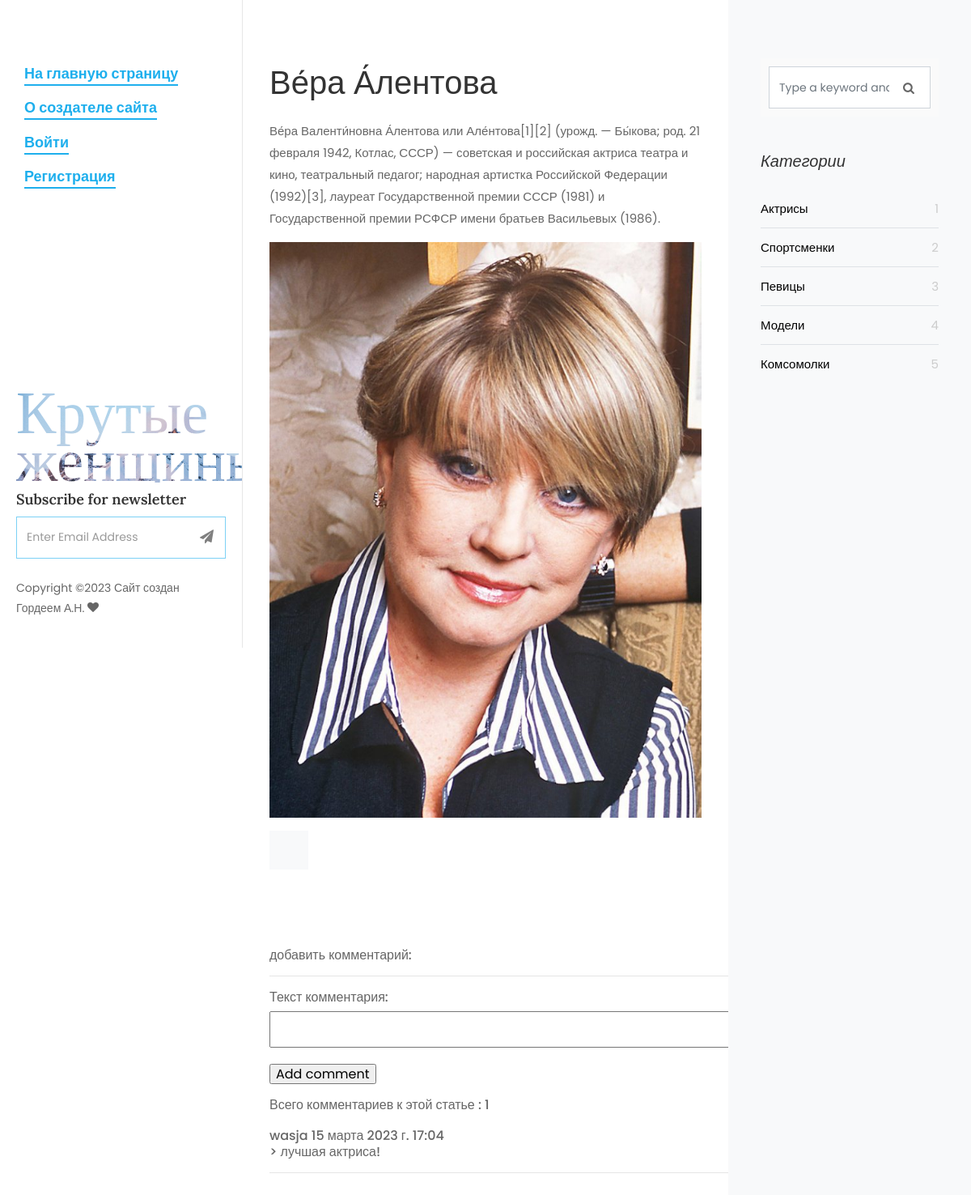
/post/vera-alentova/, run on the app's committed database.
### women/models.py (models this page shows, shortened)
class Women(models.Model):
    objects = None
    title = models.CharField(max_length=255, verbose_name='Заголовок')
    content = models.TextField(blank=True)
    photo = models.ImageField(upload_to="photos/%Y/%m/%d/")
    time_create = models.DateTimeField(auto_now_add=True)
    slug = models.SlugField(max_length=250, unique= True, db_index= True, verbose_name= "URL")
    time_update = models.DateTimeField(auto_now=True)
    is_published = models.BooleanField(default=True)
    cat = models.ForeignKey('Category', on_delete=models.PROTECT, )
    class Meta:
        verbose_name_plural = 'Известные женщины'
        ordering = ('cat', 'title')

class Comments(models.Model):
    article = models.ForeignKey(Women, on_delete=models.CASCADE, verbose_name='Статья', blank=True, null=True,
                                related_name='comments_articles')
    author = models.ForeignKey(User, on_delete=models.CASCADE, verbose_name='Автор комментария', blank=True, null=True)
    create_date = models.DateTimeField(auto_now=True)
    text = models.TextField(verbose_name='Текст комментария')
    status = models.BooleanField(verbose_name='Видимость статьи', default=False)

class Category(models.Model):
    name = models.CharField(max_length=100, db_index=True)
    slug = models.SlugField(max_length=250, unique=True, db_index=True, verbose_name='URL')
    class Meta:
        verbose_name_plural = 'Категории'
    def get_absolute_url(self):
        return reverse('category', kwargs={'cat_slug': self.slug})

### women/views.py (the view, shortened to what this page needs)
# urls.py: path('post/<slug:post_slug>/', ShowPost.as_view(), name='post'),
class ShowPost(DataMixin, FormMixin, DetailView):
    model = Women
    template_name = 'women/single.html'
    slug_url_kwarg = 'post_slug'
    context_object_name = 'post'
    form_class = CommentForm
    def post(self, request, *args, **kwargs):
        form = self.get_form()
        if form.is_valid():
            return self.form_valid(form)
        else:
            return self.form_invalid(form)
    def get_context_data(self, *, object_list=None, **kwargs):
        context = super().get_context_data(**kwargs)
        context['menu'] = menu
        context['cats'] = Category.objects.all()
        return context

### women/forms.py
class CommentForm(forms.ModelForm):
    class Meta:
        model = Comments
        fields = ('text',)
    def __init__(self,*args,**kwargs):
        super().__init__(*args,**kwargs)
        for field in self.fields:
            self.fields[field].widget.attrs['class'] = 'form-control'
        self.fields['text'].widget = Textarea(attrs={'rows':2})

### women/templates/women/single.html (shortened to what this page needs)
{% load static %}
<!DOCTYPE html>
<html lang="en">
  <head>
    <link rel="stylesheet" href="{% static 'css/open-iconic-bootstrap.min.css' %}">
    <link rel="stylesheet" href="{% static 'css/animate.css' %}">
    <link rel="stylesheet" href="{% static 'css/owl.carousel.min.css' %}">
    <link rel="stylesheet" href="{% static 'css/owl.theme.default.min.css' %}">
    <link rel="stylesheet" href="{% static 'css/magnific-popup.css' %}">
    <link rel="stylesheet" href="{% static 'css/aos.css' %}">
    <link rel="stylesheet" href="{% static 'css/ionicons.min.css' %}">
    <link rel="stylesheet" href="{% static 'css/bootstrap-datepicker.css' %}">
    <link rel="stylesheet" href="{% static 'css/jquery.timepicker.css' %}">
    <link rel="stylesheet" href="{%  static 'css/flaticon.css' %}">
    <link rel="stylesheet" href="{% static 'css/icomoon.css' %}">
    <link rel="stylesheet" href="{% static 'css/style.css' %}">
  </head>
  <body>
	{% include 'women/side-header.html' %}
		<div id="colorlib-main">
			<section class="ftco-section ftco-no-pt ftco-no-pb">
	    	<div class="container">
	    		<div class="row d-flex">
	    			<div class="col-lg-8 px-md-5 py-5">
	    				<div class="row pt-md-4">
	    					<h1 class="mb-3">{{  post.title }} </h1>
		            <p>{{ post.content }}</p>
		            <p>
		              <img src="{{ post.photo.url }}" alt="" class="img-fluid">
		            </p>
		            <div class="about-author d-flex p-4 bg-light">
		            </div>
		            <div class="pt-5 mt-5">
		              <h6 class="mb-3">
						  <p>
							  добавить комментарий:
						  <hr>
						  <form action="."  method="post">
						  		{{ form.as_p }}
							  <p><input type="submit" value="Add comment"></p>
							  Всего комментариев к  этой статье : {{ post.comments_articles.all.count }}
							  {% for item in  post.comments_articles.all %}
							  <ul class="comment-list" >
								  <br>{{ item.author }} {{ item.create_date }}
							  <li   class="comment">> {{ item.text }} </li>
							  </ul>
							  <br>
							  <hr>
							  {% endfor %}
						  </form>
					  </h6>
		            </div>
			    		</div>
			    	</div>
	    			<div class="col-lg-4 sidebar ftco-animate bg-light pt-5">
	            <div class="sidebar-box pt-md-4">
	              <form action="#" class="search-form">
	                <div class="form-group">
	                  <span class="icon icon-search"></span>
	                  <input type="text" class="form-control" placeholder="Type a keyword and hit enter">
	                </div>
	              </form>
	            </div>
	            <div class="sidebar-box ftco-animate">
					<h3 class="sidebar-heading">Категории </h3>
	              <ul class="categories">
					{% for cat in cats %}
	                <li><a href="{{ cat.get_absolute_url  }}"> {{ cat.name }}	 <span>  {{ cat.pk }} </span></a></li>
					  {% endfor %}
	              </ul>
	            </div>
	                </div>
	              </div>
	            </div>
	            </div>
	            <div class="sidebar-box ftco-animate">
	            	<h3 class="sidebar-heading">Archives</h3>
	            </div>
	          </div>
  </body>
</html>

### women/static/css/icomoon.css (style rules this page uses)
[class^="icon-"], [class*=" icon-"] { font-family: 'icomoon' !important; speak: none; font-style: normal; font-weight: normal; font-variant: normal; text-transform: none; line-height: 1; -webkit-font-smoothing: antialiased; -moz-osx-font-smoothing: grayscale; }
.icon-search:before { content: "\f002"; }

### data on the page
Women: title "Ве́ра А́лентова", content "Ве́ра Валенти́новна А́лентова или Але́нтова[1][2] (урожд. — Бы́кова; род. 21 февраля 1942, Котлас, СССР) — советская и российская актриса театра и кино, театральный педагог; народная артистка Российской Федерации (1992)[3], лауреат Государственной премии СССР (1981) и Государственной премии РСФСР имени братьев Васильевых (1986).", photo (picture), comments_articles.all.count "1"
Comments: author "wasja", create_date "15 марта 2023 г. 17:04", text "лучшая актриса!"
Category: name "Актрисы", pk "1"
Category: name "Спортсменки", pk "2"
Category: name "Певицы", pk "3"
Category: name "Модели", pk "4"
Category: name "Комсомолки", pk "5"

### other printed values
{{ m.title }} "На главную страницу" "О создателе сайта" "Войти" "Регистрация"
